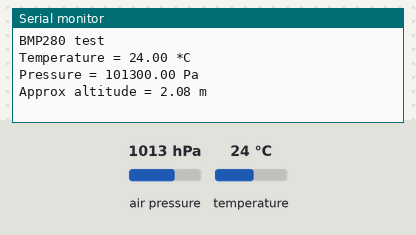
The sketch below on a simulated Arduino Uno, built with avr-gcc and run on an emulated ATmega328P. On the bench: the last lines printed to the serial monitor. The test bench sets the inputs (shaded band); at power-on: air pressure 1013 hPa, temperature 24 °C.

Above: at 1.2 s.
1.3 s: air pressure set to 952 hPa
At 3.3 s:
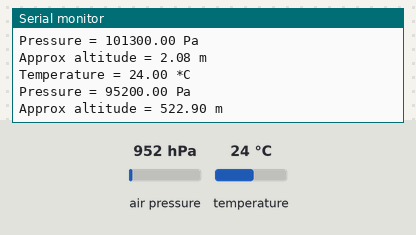
3.6 s: temperature set to 12 °C
At 5.4 s:
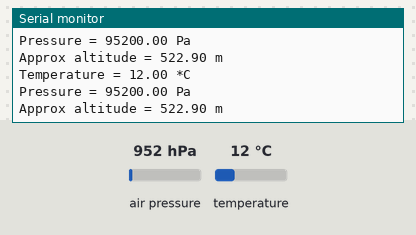
5.9 s: air pressure set to 975 hPa
At 7.5 s:
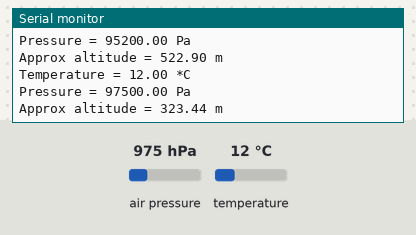
Timing chart, 0 to 9.0 s (numbered marks = the images above; inputs shaded):
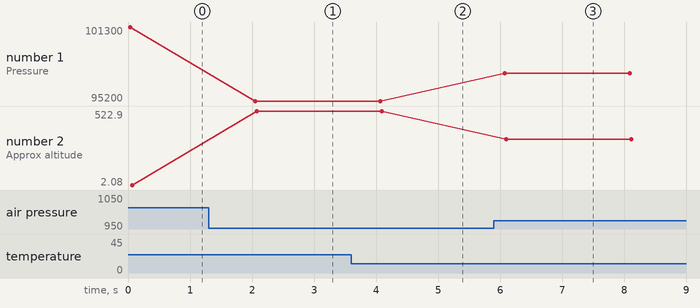

Measured:
- after the input at 1.3 s, the serial monitor: prints a new line after 0.75 s (image 1)
- after the input at 3.6 s, the serial monitor: prints a new line after 0.44 s (image 2)
- after the input at 5.9 s, the serial monitor: prints a new line after 0.18 s (image 3)
- plotted number 1: 101300 → 95200 after the input at 1.3 s, 95200 → 97500 after the input at 5.9 s
- plotted number 2: 2.08 → 522.9 after the input at 1.3 s, 522.9 → 323.44 after the input at 5.9 s

The sketch:

bmp280.ino
```cpp
#define BMP280_ADDRESS                (0x76)
#include <SPI.h>
#include <Adafruit_Sensor.h>
#include <Adafruit_BMP280.h>


Adafruit_BMP280 sensor; // I2C

void setup() {
  Serial.begin(9600);
  Serial.println(F("BMP280 test"));

  if (!sensor.begin()) {
    Serial.println(F("Could not find a valid BMP280 sensor, check wiring!"));
    while (1);
  }
}

void loop() {
    Serial.print(F("Temperature = "));
    Serial.print(sensor.readTemperature());
    Serial.println(" *C");

    Serial.print(F("Pressure = "));
    Serial.print(sensor.readPressure());
    Serial.println(" Pa");

    Serial.print(F("Approx altitude = "));
    Serial.print(sensor.readAltitude(1013.25)); // this should be adjusted to your local forcase
    Serial.println(" m");

    Serial.println();
    delay(2000);
}
```
